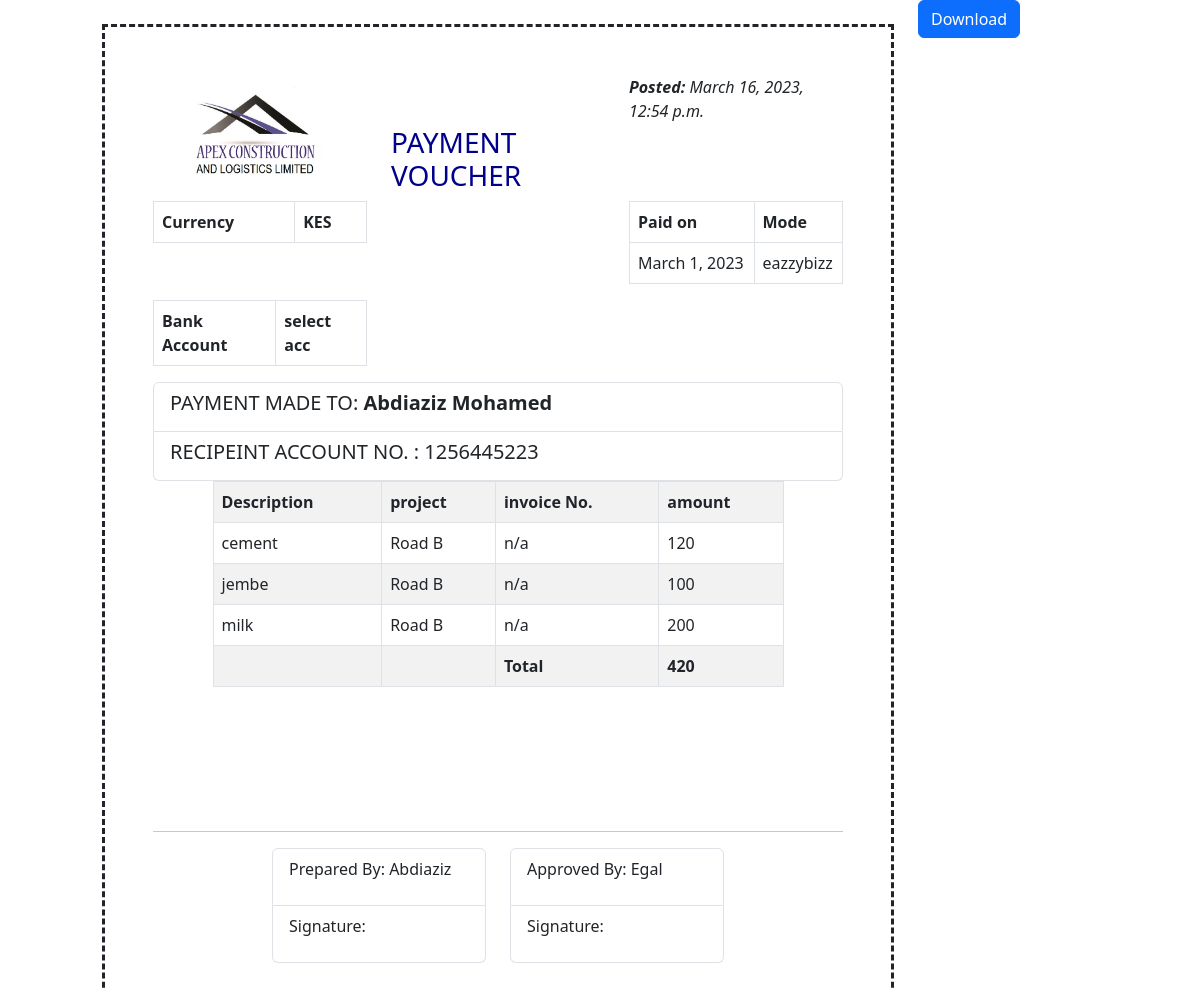
Screenshot of /voucher/?id=2 with the database file from the repository.
### pvoucher/models.py (models this page shows, shortened)
class Vouchers(models.Model):
    receipient=models.CharField(max_length=200)
    account = models.CharField(max_length=200)
    desc1=models.CharField(max_length=200)
    desc2 =models.CharField(max_length=200,blank=True)
    desc3 =models.CharField(max_length=200,blank=True)
    amount1=models.IntegerField(blank=True, null=True)
    amount2=models.IntegerField(blank=True, null=True)
    amount3=models.IntegerField(blank=True, null=True)
    total=models.IntegerField(max_length=10)
    payment_mode=models.CharField(max_length=10)
    project=models.CharField(max_length=20)
    currency=models.CharField(max_length=10)
    invoice_no = models.CharField(max_length=10,default='n/a')
    date_created=models.DateTimeField(auto_now_add=True)
    payment_date=models.DateField()
    prepared=models.CharField(max_length=50,blank=True)
    approved=models.CharField(max_length=50,blank=True)
    company=models.CharField(max_length=50,blank=True)
    comment=models.CharField(max_length=50,blank=True)

### pvoucher/views.py (the view)
# urls.py: path('voucher/', views.voucherView, name='voucher'),
def voucherView(request):
    vid=request.GET['id']
    voucher=Vouchers.objects.filter(id=vid)
    return render(request,'vouchers/voucher.html',{'voucher':voucher})

### templates/vouchers/voucher.html (shortened to what this page needs)
<!DOCTYPE html>
{% load static %}
{% load humanize %}
<link href="https://cdn.jsdelivr.net/npm/bootstrap@5.3.0-alpha1/dist/css/bootstrap.min.css" rel="stylesheet">
<link rel="stylesheet" href="{% static 'custom.css' %}">
{% if voucher %}
{% for item in voucher %}
<div class="row ">
    <div class="col-sm-1"></div>
    <div class="col-sm-8 ">
<html lang="en">
     <div class="container mt-4 p-5 vch" id="pv">
        <div class="row">
            <div class="col"><img src="{% static 'media/apex.jpg'%}" alt="" class="img-fluid"></div>
            <div id="vch" class="col"><H3>PAYMENT VOUCHER</H3></div>
            <div class="col" style="font-style: italic;" > <strong> Posted:</strong> {{item.date_created}}</div>
          </div>
          <div class="row">
            <div class="col">
                <table class=" table table-bordered" >
                    <th>Currency</th>
                    <th>{{item.currency}}</th>
                </table>
            </div>
            <div class="col"></div>
            <div class="col">
                <table class="table table-bordered">
                    <th>Paid on</th>
                    <th>Mode</th>
                    <tr>
                        <td>{{item.payment_date}}</td>
                        <td>{{item.payment_mode}}</td>
                    </tr>
                </table>
                {% endfor %}
            </div>
          </div>
          <div class="row">
            <div class="col">
                <table class=" table table-bordered">
                    <th>Bank Account</th>
                    <th>select acc</th>
                </table>
            </div>
            <div class="col"></div>
            <div class="col"></div>
          </div>
            {% for item in voucher %}
          <ul class="list-group">
            <li class="list-group-item"><h5>PAYMENT MADE TO: <strong> {{item.receipient}}</strong></h5></li>
            <li class="list-group-item"><H5>RECIPEINT ACCOUNT NO. : {{item.account}}</H5></li>
          </ul>
          {% endfor %}
    <div class="row">
        <div class="col-sm-1"></div>
        <div class="col-sm-10">
            <table class="table table-striped table-bordered hght">
                <th>Description</th>
                <th>project</th>
                <th>invoice No.</th>
                <th>amount</th>
                {% for data in voucher %}
                <tr>
                    <td>{{data.desc1}}</td>
                    <td>{{data.project}}</td>
                    <td>{{data.invoice_no}}</td>
                    <td>{{data.amount1|intcomma}}</td>
                </tr>
                {% if data.desc2%}
                <tr>
                    <td>{{data.desc2}}</td>
                    <td>{{data.project}}</td>
                    <td>{{data.invoice_no}}</td>
                    <td>{{data.amount2|intcomma}}</td>
                </tr>
                {% endif %}
                {% if data.desc3%}
                <tr>
                  <td>{{data.desc3}}</td>
                  <td>{{data.project}}</td>
                  <td>{{data.invoice_no}}</td>
                  <td>{{data.amount3|intcomma}}</td>
              </tr>
              {% endif %}
                <tr>
                  <td></td>
                  <td></td>
                  <td> <strong>Total</strong> </td>
                  <td> <strong>{{data.total|intcomma}}</strong></td>
              </tr>
            </table>
        </div>
        <div class="col-sm-1"></div>
      </div>
      <hr>
      <div class="row">
        <div class="col-sm-2"></div>
        <div class="col-sm-4">
            <ul class="list-group">
                <li class="list-group-item"><p>Prepared By: {{data.prepared}}</p></li>
                <li class="list-group-item"><p>Signature:</p></li>
              </ul>
        </div>
        <div class="col-sm-4">
            <ul class="list-group">
                <li class="list-group-item"><p>Approved By: {{data.approved}}</p></li>
                <li class="list-group-item"><p>Signature:</p></li>
              </ul>
              {% endfor %}
              {% else %}
            <p>fatal! Could not retrieve voucher data</p>
            {% endif %}
        </div>
        <div class="col-sm-2"></div>
      </div>
      <p id="print" class="printed"></p>
    </div>
</div>
<div class="col-sm-1"><button id="btn-print" class="btn btn-primary" onclick="generatePDF()">Download</button></div>
</div>

### static/custom.css (style rules this page uses)
img { height: 250px; width: 250px; }
#vch { color: darkblue; align-self: flex-end; }

### templates/vouchers/voucher.html (style rules this page uses)
.vch { padding-top: 2rem; padding-bottom: 2rem; border-style: dashed; }
.hght { margin-bottom: 8rem; }
.printed { padding-top: 3rem; font-style: italic; color: #3e8e41; }

### rows the page displays
Vouchers: date_created "March 16, 2023, 12:54 p.m.", currency "KES", payment_date "March 1, 2023", payment_mode "eazzybizz", receipient "Abdiaziz Mohamed", account "1256445223", desc1 "cement", project "Road B", invoice_no "n/a", amount1 "120", desc2 "jembe", amount2 "100", desc3 "milk", amount3 "200", total "420", prepared "Abdiaziz", approved "Egal"
